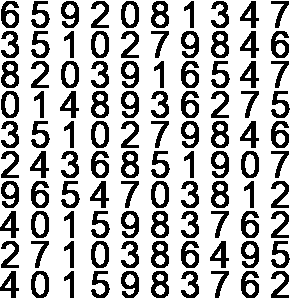
#> input picture ocr_demo.png, 300 x 300 px
$ python Trian_OCR.py
#> lines starting #> are read from the running program, lines starting #| are printed output that depends on the picture; after the words box and inside, x2 and y2 are one past the last pixel; in counts of white or black regions, pixels touching at a corner belong together
#> in main, img is the input picture: shape (300, 300, 3); 73.7% white; 100 black regions, largest, box (x1, y1, x2, y2) and area: (151, 1, 169, 28) 291, (211, 31, 229, 58) 291, (1, 61, 19, 88) 291
import cv2 as cv
import numpy as np
from PIL import Image
import pytesseract

def recognize_text( img ):
    gray = cv.cvtColor(img, cv.COLOR_BGR2GRAY)
    ret, binary = cv.threshold(gray, 0, 255, cv.THRESH_BINARY_INV | cv.THRESH_OTSU)
#> ret = 0
    kernel = cv.getStructuringElement(cv.MORPH_RECT, (1, 2))
    bin1 = cv.morphologyEx(binary, cv.MORPH_OPEN, kernel)
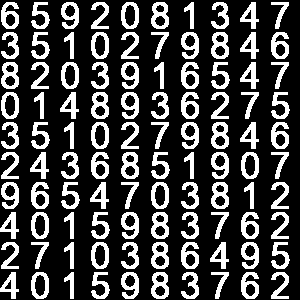
#> bin1: shape (300, 300); 26.3% white; 100 white regions, largest, box (x1, y1, x2, y2) and area: (151, 2, 169, 29) 291, (211, 32, 229, 59) 291, (1, 62, 19, 89) 291
    kernel = cv.getStructuringElement(cv.MORPH_RECT, (2, 1))
    open_out = cv.morphologyEx(bin1, cv.MORPH_OPEN, kernel)
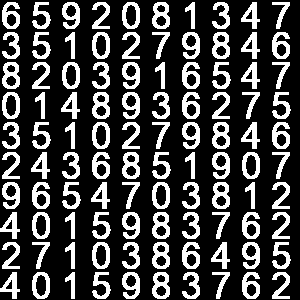
#> open_out: shape (300, 300); 26.3% white; 100 white regions, largest, box (x1, y1, x2, y2) and area: (152, 2, 170, 29) 291, (212, 32, 230, 59) 291, (2, 62, 20, 89) 291
    cv.imshow("binary-image", open_out)
    cv.bitwise_not(open_out, open_out)
    textImage = Image.fromarray(open_out)
#> (the run stopped early here; a loop or call above may not have finished)
